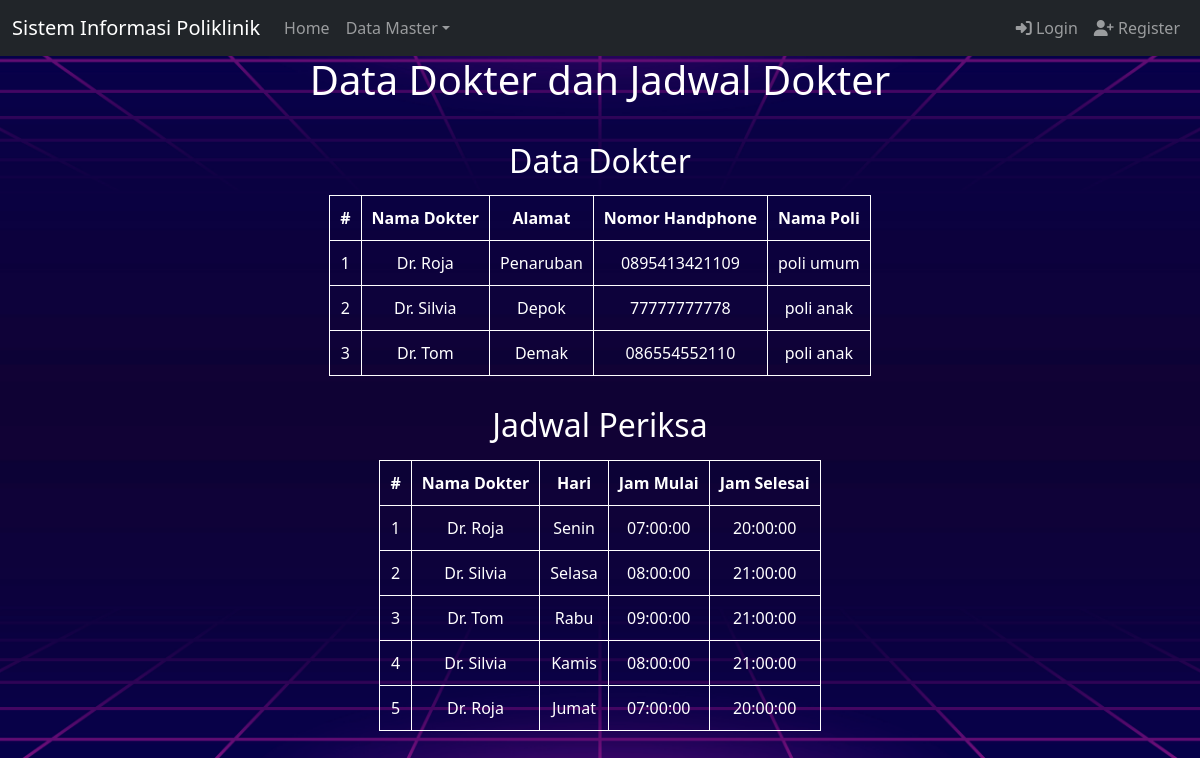
The page /index.php?page=jadwal_dokter on the database its author committed.
### tables this page shows
CREATE TABLE `dokter` (
  `id` int(11) UNSIGNED NOT NULL,
  `nama` varchar(255) DEFAULT NULL,
  `alamat` varchar(255) DEFAULT NULL,
  `no_hp` varchar(50) DEFAULT NULL,
  `id_poli` int(11) UNSIGNED NOT NULL
);

CREATE TABLE `poli` (
  `id` int(11) UNSIGNED NOT NULL,
  `nama_poli` varchar(25) NOT NULL,
  `keterangan` text NOT NULL
);

CREATE TABLE `jadwal_periksa` (
  `id` int(11) UNSIGNED NOT NULL,
  `id_dokter` int(11) UNSIGNED NOT NULL,
  `hari` enum('Senin','Selasa','Rabu','Kamis','Jumat','Sabtu') NOT NULL,
  `jam_mulai` time NOT NULL,
  `jam_selesai` time NOT NULL
);

### jadwal_dokter.php (the view, shortened to what this page needs)
<?php
include 'koneksi.php';
?>
<div class="container">
    <div class="header">
        <h1>Data Dokter dan Jadwal Dokter</h1>
    </div>
    <div class="row">
        <div class="col-md-12 table-container">
            <h2>Data Dokter</h2>
            <table class="custom-table table-hover">
                <thead>
                    <tr>
                        <th scope="col">#</th>
                        <th scope="col">Nama Dokter</th>
                        <th scope="col">Alamat</th>
                        <th scope="col">Nomor Handphone</th>
                        <th scope="col">Nama Poli</th>
                    </tr>
                </thead>
                <tbody>
                    <?php
                    $result = mysqli_query($mysqli, "SELECT dokter.*, poli.nama_poli
                        FROM dokter
                        LEFT JOIN poli ON (dokter.id_poli = poli.id)
                        ORDER BY dokter.id");
                    if (mysqli_num_rows($result) > 0) {
                        $no = 1;
                        while ($data = mysqli_fetch_array($result)) {
                            echo "<tr>";
                            echo "<td>" . $no++ . "</td>";
                            echo "<td>" . $data['nama'] . "</td>";
                            echo "<td>" . $data['alamat'] . "</td>";
                            echo "<td>" . $data['no_hp'] . "</td>";
                            echo "<td>" . $data['nama_poli'] . "</td>";
                            echo "</tr>";
                        }
                    } else {
                        echo "<tr><td colspan='5'>No rows returned.</td></tr>";
                    }
                    ?>
                </tbody>
            </table>
        </div>
    </div>
    <div class="row">
        <div class="col-md-12 table-container">
            <h2>Jadwal Periksa</h2>
            <table class="custom-table table-hover">
                <thead>
                    <tr>
                        <th scope="col">#</th>
                        <th scope="col">Nama Dokter</th>
                        <th scope="col">Hari</th>
                        <th scope="col">Jam Mulai</th>
                        <th scope="col">Jam Selesai</th>
                    </tr>
                </thead>
                <tbody>
                    <?php
                    $result = mysqli_query($mysqli, "SELECT dp.*, p.nama as 'nama_dokter' FROM jadwal_periksa dp LEFT JOIN dokter p ON (dp.id_dokter=p.id) ORDER BY dp.hari ASC, dp.jam_mulai ASC");
                    if (mysqli_num_rows($result) > 0) {
                        $no = 1;
                        while ($data = mysqli_fetch_array($result)) {
                            echo "<tr>";
                            echo "<td>" . $no++ . "</td>";
                            echo "<td>" . $data['nama_dokter'] . "</td>";
                            echo "<td>" . $data['hari'] . "</td>";
                            echo "<td>" . $data['jam_mulai'] . "</td>";
                            echo "<td>" . $data['jam_selesai'] . "</td>";
                            echo "</tr>";
                        }
                    } else {
                        echo "<tr><td colspan='5'>No rows returned.</td></tr>";
                    }
                    ?>
                </tbody>
            </table>
        </div>
    </div>

### index.php (shortened to what this page needs)
<!doctype html>
<html lang="en">
<head>
    <link href="https://cdn.jsdelivr.net/npm/bootstrap@5.0.2/dist/css/bootstrap.min.css" rel="stylesheet">
    <link href="css/style.css" rel="stylesheet">
</head>
<body>
    <nav class="navbar navbar-expand-lg navbar-dark bg-dark">
        <div class="container-fluid">
            <a class="navbar-brand" href="#">Sistem Informasi Poliklinik</a>
            <div class="collapse navbar-collapse" id="navbarNavDropdown">
                <ul class="navbar-nav">
                    <li class="nav-item">
                        <a class="nav-link" aria-current="page" href="index.php">Home</a>
                    </li>
                    <li class="nav-item dropdown">
                        <a class="nav-link dropdown-toggle" href="#" role="button" data-bs-toggle="dropdown" aria-expanded="false">Data Master</a>
                    </li>
                </ul>
                <ul class="navbar-nav ms-auto">
                    <?php
                    if (isset($_SESSION['username'])) {
                        ?>
                        <li class="nav-item">
                            <a class="nav-link" href="logout.php"><i class="fas fa-sign-out-alt"></i> Logout (<?php echo $_SESSION['username'] ?>)</a>
                        </li>
                        <?php
                    } else {
                        ?>
                        <li class="nav-item">
                            <a class="nav-link" href="index.php?page=login"><i class="fas fa-sign-in-alt"></i> Login</a>
                        </li>
                        <li class="nav-item">
                            <a class="nav-link" href="index.php?page=register"><i class="fas fa-user-plus"></i> Register</a>
                        </li>
                        <?php
                    }
                    ?>
                </ul>
            </div>
        </div>
    </nav>
    <main role="main" class="container">
        <?php
        if (isset($_GET['page'])) {
            $allowedPagesAdmin = array('pasien', 'dokter', 'poli', 'obat', 'jadwal_dokter');
            $allowedPagesPasien = array('daftar_pasien', 'daftar_poli', 'jadwal_dokter');
            $allowedPagesDokter = array('jadwal_periksa', 'periksa', 'detail_periksa', 'riwayat_pasien', 'jadwal_dokter');
            if (isset($_SESSION['role'])) {
                $currentPage = $_GET['page'];
                switch ($_SESSION['role']) {
                    case 'admin':
                        if (in_array($currentPage, $allowedPagesAdmin)) {
                            include($currentPage . ".php");
                        } else {
                            echo "Access Denied!";
                        }
                        break;
                    case 'pasien':
                        if (in_array($currentPage, $allowedPagesPasien)) {
                            include($currentPage . ".php");
                        } else {
                            echo "Access Denied!";
                        }
                        break;
                    case 'dokter':
                        if (in_array($currentPage, $allowedPagesDokter)) {
                            include($currentPage . ".php");
                        } else {
                            echo "Access Denied!";
                        }
                        break;
                    default:
                        echo "Invalid Role!";
                }
            } else {
                $currentPage = isset($_GET['page']) ? $_GET['page'] : '';
                if ($currentPage == 'login' || $currentPage == 'register' || $currentPage == 'jadwal_dokter') {
                    include($currentPage . ".php");
                } else {
                    echo "Please log in to access the system.";
                }
            }
        }
        ?>
    </main>
</body>
</html>

### css/style.css (style rules this page uses)
body { background-image: url('../img/bg.jpg'); background-size: cover; background-position: center; height: 100vh; margin: 0; display: flex; flex-direction: column; animation: fadeIn 1s ease-in-out; }
.navbar { margin-bottom: 0; }
.container { flex: 1; display: flex; flex-direction: column; align-items: center; justify-content: flex-start; }
.header { text-align: center; color: #fff; }
.table-container { margin-top:30px; margin-left:auto; }
.table-container h2 { color: white; text-align: center; }
.custom-table { background-color: transparent; width: 100%; margin-top: 15px; border-collapse: collapse; }
.custom-table th, .custom-table td { color: white; padding: 10px; text-align: center; border: 1px solid white; }

### rows shown on the page
dokter: nama "Dr. Roja", alamat "Penaruban", no_hp "0895413421109", id_poli.nama_poli "poli umum"
dokter: nama "Dr. Silvia", alamat "Depok", no_hp "77777777778", id_poli.nama_poli "poli anak"
dokter: nama "Dr. Tom", alamat "Demak", no_hp "086554552110", id_poli.nama_poli "poli anak"
jadwal_periksa: id_dokter.nama "Dr. Roja", hari "Senin", jam_mulai "07:00:00", jam_selesai "20:00:00"
jadwal_periksa: id_dokter.nama "Dr. Silvia", hari "Selasa", jam_mulai "08:00:00", jam_selesai "21:00:00"
jadwal_periksa: id_dokter.nama "Dr. Tom", hari "Rabu", jam_mulai "09:00:00", jam_selesai "21:00:00"
jadwal_periksa: id_dokter.nama "Dr. Silvia", hari "Kamis", jam_mulai "08:00:00", jam_selesai "21:00:00"
jadwal_periksa: id_dokter.nama "Dr. Roja", hari "Jumat", jam_mulai "07:00:00", jam_selesai "20:00:00"
